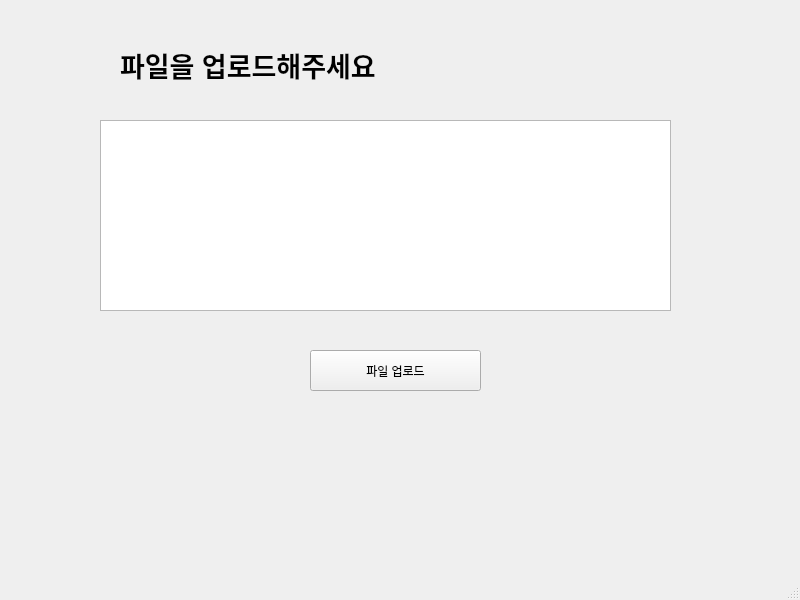
<?xml version="1.0" encoding="UTF-8"?>
<ui version="4.0">
 <class>MainWindow</class>
 <widget class="QMainWindow" name="MainWindow">
  <property name="geometry">
   <rect>
    <x>0</x>
    <y>0</y>
    <width>800</width>
    <height>600</height>
   </rect>
  </property>
  <property name="windowTitle">
   <string>MainWindow</string>
  </property>
  <widget class="QWidget" name="centralwidget">
   <widget class="QLabel" name="label">
    <property name="geometry">
     <rect>
      <x>120</x>
      <y>20</y>
      <width>391</width>
      <height>91</height>
     </rect>
    </property>
    <property name="text">
     <string>&lt;html&gt;&lt;head/&gt;&lt;body&gt;&lt;p&gt;&lt;span style=&quot; font-size:20pt; font-weight:600;&quot;&gt;파일을 업로드해주세요&lt;/span&gt;&lt;/p&gt;&lt;/body&gt;&lt;/html&gt;</string>
    </property>
   </widget>
   <widget class="QPushButton" name="pushButton">
    <property name="geometry">
     <rect>
      <x>310</x>
      <y>350</y>
      <width>171</width>
      <height>41</height>
     </rect>
    </property>
    <property name="text">
     <string>파일 업로드</string>
    </property>
   </widget>
   <widget class="QTextEdit" name="textEdit">
    <property name="geometry">
     <rect>
      <x>100</x>
      <y>120</y>
      <width>571</width>
      <height>191</height>
     </rect>
    </property>
   </widget>
  </widget>
  <widget class="QMenuBar" name="menubar">
   <property name="geometry">
    <rect>
     <x>0</x>
     <y>0</y>
     <width>800</width>
     <height>26</height>
    </rect>
   </property>
  </widget>
  <widget class="QStatusBar" name="statusbar"/>
 </widget>
 <resources/>
 <connections/>
</ui>
